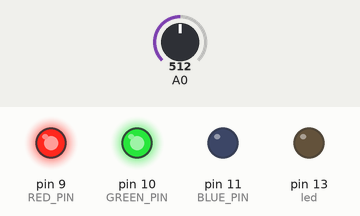
The sketch below on a simulated Arduino Uno, built with avr-gcc and run on an emulated ATmega328P. Shown: output pins drawn as LEDs (lit = HIGH). Inputs (shaded band) come from the test bench; at power-on: A0 = 512. What the sketch prints to the serial monitor is not drawn.

Above: at 0.1 s.
Timing chart, 0 to 1.6 s (numbered marks = the images above):
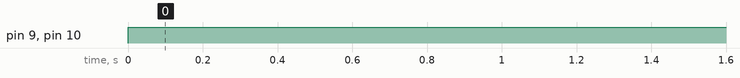

Measured:
- by itself, pin 9 (RED_PIN), pin 10 (GREEN_PIN): LOW → HIGH at 0.00 s

The sketch:

Temp_Led.ino
```cpp
/*
SparkFun Inventor's Kit
Example sketch 07

TEMPERATURE SENSOR

  Use the "serial monitor" window to read a temperature sensor.

  The TMP36 is an easy-to-use temperature sensor that outputs
  a voltage that's proportional to the ambient temperature.
  You can use it for all kinds of automation tasks where you'd
  like to know or control the temperature of something.

  More information on the sensor is available in the datasheet:
  http://dlnmh9ip6v2uc.cloudfront.net/datasheets/Sensors/Temp/TMP35_36_37.pdf

  Even more exciting, we'll start using the Arduino's serial port
  to send data back to your main computer! Up until now, we've
  been limited to using simple LEDs for output. We'll see that
  the Arduino can also easily output all kinds of text and data.

Hardware connections:

  Be careful when installing the temperature sensor, as it is
  almost identical to the transistors! The one you want has
  a triangle logo and "TMP" in very tiny letters. The
  ones you DON'T want will have "222" on them.

  When looking at the flat side of the temperature sensor
  with the pins down, from left to right the pins are:
  5V, SIGNAL, and GND.

  Connect the 5V pin to 5 Volts (5V).
  Connect the SIGNAL pin to ANALOG pin 0.
  Connect the GND pin to ground (GND).

This sketch was written by SparkFun Electronics,
with lots of help from the Arduino community.
This code is completely free for any use.
Visit http://learn.sparkfun.com/products/2 for SIK information.
Visit http://www.arduino.cc to learn about the Arduino.

Version 2.0 6/2012 MDG
*/

// We'll use analog input 0 to measure the temperature sensor's
// signal pin.

const int temperaturePin = 0;
const int led = 13;
const int RED_PIN = 9;
const int GREEN_PIN = 10;
const int BLUE_PIN = 11;

const int lowTemp = 23.00;
const int highTemp = 30.00;

void setup()
{
  pinMode(led, OUTPUT);
  pinMode(RED_PIN, OUTPUT);
  pinMode(GREEN_PIN, OUTPUT);
  pinMode(BLUE_PIN, OUTPUT);


  Serial.begin(9600);
}


void loop()
{
  float voltage, degreesC, frac, offset;
  int ledValue;

  voltage = getVoltage(temperaturePin);

  degreesC = (voltage - 0.5) * 100.0;

  Serial.print("  deg C: ");
  Serial.print(degreesC);

  offset = (degreesC - lowTemp);
  frac = offset / (highTemp - lowTemp);

  ledValue = (int)(255 * frac);

  Serial.print("  LED Value: ");
  Serial.print(ledValue);

  analogWrite(RED_PIN, ledValue);
  analogWrite(GREEN_PIN, 255-ledValue);
/*
  if (degreesC > 25) {
    digitalWrite(led, HIGH);   // turn the LED on (HIGH is the voltage level)
  } else {
    digitalWrite(led, LOW);   // turn the LED on (HIGH is the voltage level)
  }
  */

  delay(1000); // repeat once per second (change as you wish!)
}


float getVoltage(int pin)
{
  return (analogRead(pin) * 0.004882814);
}
```
